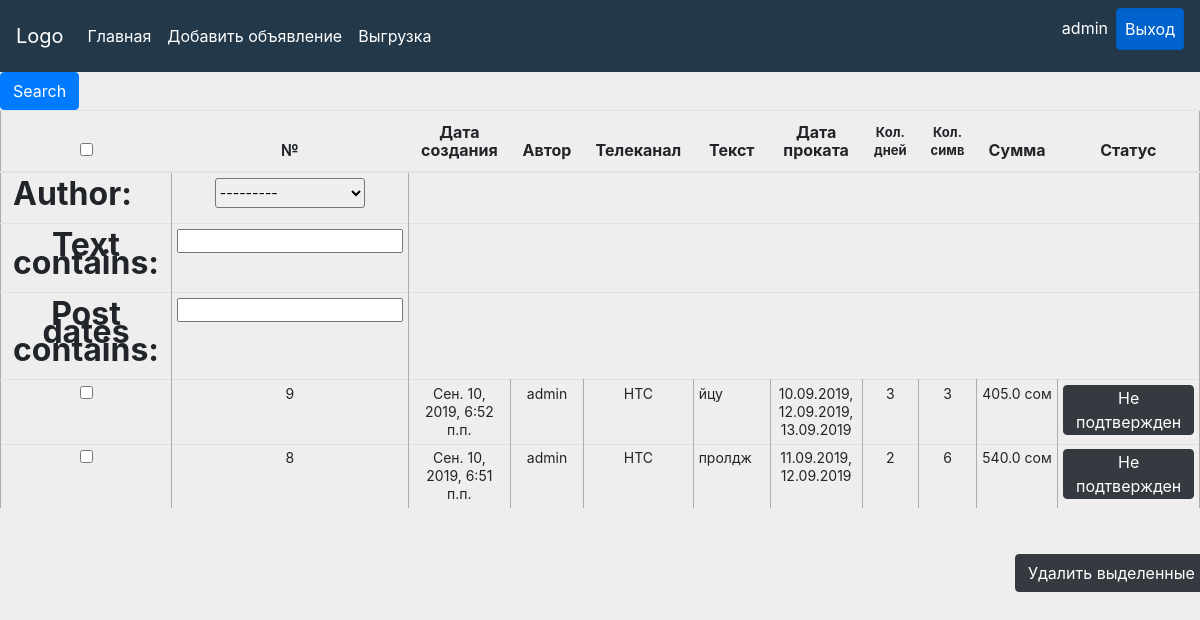
The app's page / (signed in) with its own data.
### table/models.py (models this page shows, shortened)
class Post(models.Model):
    text = models.TextField()
    complete = models.BooleanField(default=False)
    order_date = models.DateTimeField(default=datetime.now)
    post_dates = models.CharField(max_length=255)
    quantity_symbols = models.PositiveIntegerField(null=True, blank=True)
    quantity_days = models.PositiveIntegerField(null=True, blank=True)
    total_price = models.FloatField(null=True, blank=True)
    author = models.ForeignKey(get_user_model(),
                               on_delete=models.CASCADE, related_name="posts")
    reception = models.BooleanField(default=False, )
    choice = models.ForeignKey(Choice, related_name='posts', on_delete=models.DO_NOTHING, null=True, blank=True)
    class Meta:
        verbose_name = 'Обьявления'
        verbose_name_plural = 'Обьявления'

class Choice(models.Model):
    tv_name = models.CharField(verbose_name='Имя', max_length=255)
    tv_price = models.FloatField()
    class Meta:
        verbose_name = 'Каналы'
        verbose_name_plural = 'Каналы'
    def __str__(self):
        return "{}".format(self.tv_name)

### table/views.py (the view)
# urls.py: path('', SubPostListView.as_view(), name='post_list'),
class SubPostListView(LoginRequiredMixin, ListView):
    model = Post
    template_name = 'post_list.html'
    context_object_name = 'articles'
    def get_queryset(self):
        articles = super().get_queryset()
        if self.request.user.is_superuser:
            return articles
        return Post.objects.filter(author=self.request.user)
    def get_context_data(self, **kwargs):
        context = super().get_context_data(**kwargs)
        context['filter'] = OrderFilter(self.request.GET, queryset=self.get_queryset())
        return context

### templates/post_list.html (shortened to what this page needs)
{% extends 'base.html' %}
{% load bootstrap %}
{% block content %}
    <table class="table table-hover ">
        <thead>
        <tr>
            <th width="10px"><input type="checkbox" id="chkDelete" onClick="toggle(this)"/></th>
            <th width="50px">№</th>
            <th width="190px">Дата создания</th>
            {% if user.is_staff %}
                <th>Автор</th>
            {% endif %}
            <th width="120px">Телеканал</th>
            <th width="400px">Текст</th>
            <th width="200px">Дата проката</th>
            <th width="50px" style="font-size: 13px;">Кол. дней</th>
            <th width="50px" style="font-size: 13px;">Кол. симв</th>
            <th width="100px">Сумма</th>
            {% if user.is_staff %}
                <th>Статус</th>
            {% endif %}
        </tr>
        </thead>
        <tbody>
        {% if user.is_staff %}
            <form method="GET">
                {{ filter.form|bootstrap }}
                <button type="submit" class="btn btn-primary">Search</button>
            </form>
        {% endif %}
        {% for text in filter.qs reversed %}
            {% if text.reception == False%}
            {% if text.complete %}
                <tr class="todo-completed">
                    <td><input type="checkbox" name="foo" id=""
                               onclick="location.href = '{% url 'complete' text.id %}'" checked></td>
                    <td>{{ text.id }}</td>
                    <td>{{ text.order_date }}</td>
                    {% if user.is_staff %}
                        <td>
                            {{ text.author }}
                        </td>
                    {% endif %}
                    <td>{{ text.choice }}</td>
                    <td style="text-align:left;">{{ text.text }}</td>
                    <td>{{ text.post_dates }}</td>
                    <td>{{ text.quantity_days }}</td>
                    <td>{{ text.quantity_symbols }}</td>
                    <td>{{ text.total_price }} сом</td>
                    {% if user.is_staff %}
                        <td>
                            {% if text.reception == False %}
                                <a style="padding: 0px .75rem;" href="{% url 'change_status' text.id %}" type="button"
                                   class="btn btn-dark">
                                    Не подтвержден
                                </a>
                            {% else %}
                                <a style="padding: 0px .75rem;" href="{% url 'change_status' text.id %}" type="button"
                                   class="btn btn-success">
                                    Подтвержден
                                </a>
                            {% endif %}
                        </td>
                    {% endif %}
                </tr>
            {% else %}
                <tr class="todo-completed">
                    <td><input type="checkbox" name="foo" id=""
                               onclick="location.href = '{% url 'complete' text.id %}'"></td>
                    <td>{{ text.id }}</td>
                    <td>{{ text.order_date }}</td>
                    {% if user.is_staff %}
                        <td>
                            {{ text.author }}
                        </td>
                    {% endif %}
                    <td>{{ text.choice }}</td>
                    <td style="text-align:left;">{{ text.text }}</td>
                    <td>{{ text.post_dates }}</td>
                    <td>{{ text.quantity_days }}</td>
                    <td>{{ text.quantity_symbols }}</td>
                    <td>{{ text.total_price }} сом</td>
                    {% if user.is_staff %}
                        <td>
                            {% if text.reception == False %}
                                <a style="padding: 0px .75rem;" href="{% url 'change_status' text.id %}" type="button"
                                   class="btn btn-dark">
                                    Не подтвержден
                                </a>
                            {% else %}
                                <a style="padding: 0px .75rem;" href="{% url 'change_status' text.id %}" type="button"
                                   class="btn btn-success">
                                    Подтвержден
                                </a>
                            {% endif %}
                        </td>
                    {% endif %}
                </tr>
            {% endif %}
            {% endif %}
        {% endfor %}
        </tbody>
    </table>
    <footer>
        <div class="col-lg-12">
            <div class="btn-toolbar rigt-nav">
                <div class="btn-group">
                    <a href="{% url 'deletecomplete' %}">
                        <button type="button" class="btn btn-dark">
                            Удалить выделенные
                        </button>
                    </a>
                </div>
            </div>
        </div>
    </footer>
{% endblock %}

### templates/base.html (shortened to what this page needs)
{% load static %}
<!doctype html>
<html lang="en">
<head>
    <link rel="stylesheet" href="https://stackpath.bootstrapcdn.com/bootstrap/4.3.1/css/bootstrap.min.css"
>
    <link rel="stylesheet" href="{% static 'css/style.css' %}">
    <link href="{% static 'css/github-gist.css' %}" rel="stylesheet" type="text/css">
    <link href="{% static 'css/datepicker.min.css' %}" rel="stylesheet" type="text/css">
</head>
<body>
<header class="header">
    <nav class="navbar navbar-expand-lg navbar-dark">
        <a class="navbar-brand" href="{% url 'post_list' %}">Logo</a>
        <div class="collapse navbar-collapse" id="navbarText">
            <ul class="navbar-nav mr-auto">
                <li class="nav-item active">
                    <a class="nav-link" href="{% url 'post_list' %}">Главная</a>
                </li>
                <li class="nav-item">
                    <a class="nav-link active" href="{% url 'main' %}">Добавить объявление</a>
                </li>
                {% if user.is_staff %}
                    <li>
                        <a href="{% url 'export_users_csv' %}" class="nav-link active">Выгрузка</a>
                    </li>
                {% endif %}
            </ul>
            <ul class="navbar-nav float-right">
                <li>
                    <p class="nav-link active">{{ user.username }}</p>
                </li>
                <li class="nav-item">
                    <a class="nav-link active btn btn-primary" href="{% url 'logout' %}">Выход</a>
                </li>
            </ul>
        </div>
    </nav>
</header>
<div class="container-fluid">
    <div class="row">
        {% block content %}
        {% endblock %}
    </div>
</div>
</body>
</html>

### static/css/style.css (style rules this page uses)
body { background: #eee; }
header { background-color: #23394A; }
label { font-size: 32px; text-align: center; display: -webkit-box; font-weight: bold; }
select { word-wrap: normal; width: 150px; height: 30px; border-radius: 3px; }
table { margin: 0px; text-align: center; }
tbody { font-size: 14px; }
table tr, table td { padding: .30rem !important; border-top: 1px solid #dee2e6; line-height: 18px; border-left: 1px solid #b3aaaa; border-right: 1px solid #b3aaaa; }
.btn-toolbar.rigt-nav { position: inherit; left: 1000px; bottom: -30px; }

### records on screen
Post: id "9", order_date "Сен. 10, 2019, 6:52 п.п.", author "admin", choice "HTC", text "йцу", post_dates "10.09.2019, 12.09.2019, 13.09.2019", quantity_days "3", quantity_symbols "3", total_price "405.0", reception "Не подтвержден"
Post: id "8", order_date "Сен. 10, 2019, 6:51 п.п.", author "admin", choice "HTC", text "пролдж", post_dates "11.09.2019, 12.09.2019", quantity_days "2", quantity_symbols "6", total_price "540.0", reception "Не подтвержден"

### other values on screen
{{ user.username }} "admin"
